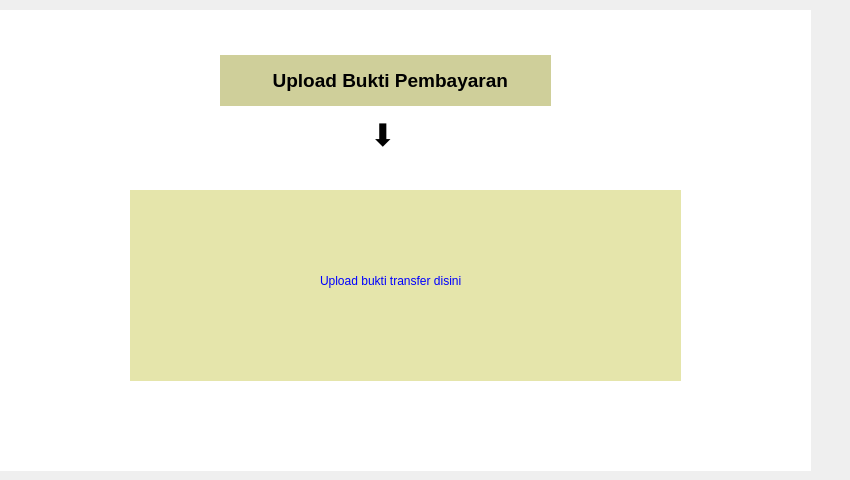
     <widget class="QWidget" name="tab">
      <attribute name="title">
       <string>Unggah Bukti</string>
      </attribute>
      <widget class="QLabel" name="label_31">
       <property name="geometry">
        <rect>
         <x>-30</x>
         <y>10</y>
         <width>841</width>
         <height>461</height>
        </rect>
       </property>
       <property name="styleSheet">
        <string notr="true">background-color: rgb(255, 255, 255);</string>
       </property>
       <property name="text">
        <string/>
       </property>
      </widget>
      <widget class="QLabel" name="label_32">
       <property name="geometry">
        <rect>
         <x>220</x>
         <y>55</y>
         <width>331</width>
         <height>51</height>
        </rect>
       </property>
       <property name="font">
        <font>
         <pointsize>14</pointsize>
         <bold>true</bold>
        </font>
       </property>
       <property name="styleSheet">
        <string notr="true">background-color: rgb(207, 207, 154);</string>
       </property>
       <property name="text">
        <string>          Upload Bukti Pembayaran</string>
       </property>
      </widget>
      <widget class="QLabel" name="label_33">
       <property name="geometry">
        <rect>
         <x>130</x>
         <y>190</y>
         <width>551</width>
         <height>191</height>
        </rect>
       </property>
       <property name="styleSheet">
        <string notr="true">background-color: rgb(229, 229, 171);</string>
       </property>
       <property name="text">
        <string/>
       </property>
      </widget>
      <widget class="QLabel" name="label_34">
       <property name="geometry">
        <rect>
         <x>370</x>
         <y>120</y>
         <width>41</width>
         <height>31</height>
        </rect>
       </property>
       <property name="font">
        <font>
         <pointsize>23</pointsize>
        </font>
       </property>
       <property name="text">
        <string>⬇️</string>
       </property>
      </widget>
      <widget class="QLabel" name="label_35">
       <property name="geometry">
        <rect>
         <x>320</x>
         <y>260</y>
         <width>161</width>
         <height>41</height>
        </rect>
       </property>
       <property name="styleSheet">
        <string notr="true">color: rgb(0, 0, 255);</string>
       </property>
       <property name="text">
        <string>Upload bukti transfer disini</string>
       </property>
       <property name="textFormat">
        <enum>Qt::PlainText</enum>
       </property>
      </widget>
     </widget>
